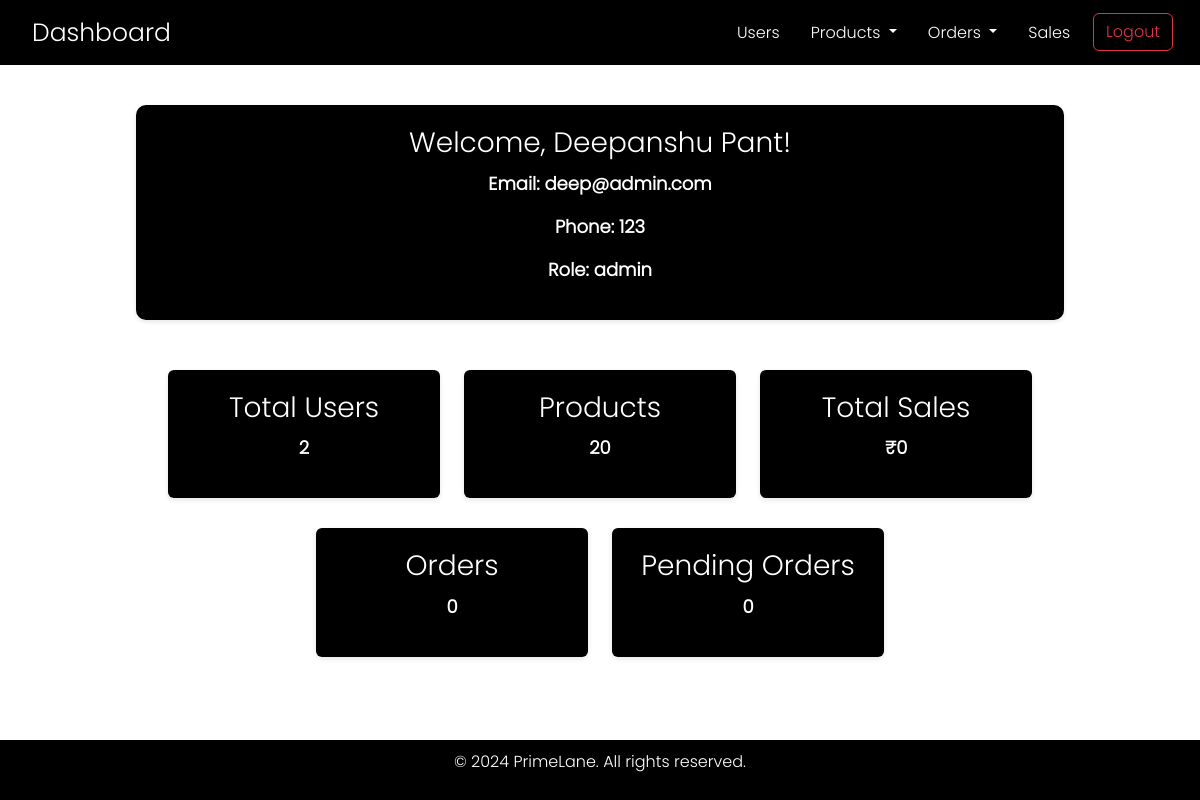
The app's page /admin/dashboard/ (signed in) with its own data.
### app/models.py (models this page shows, shortened)
class User(Base):
    __tablename__ = 'users'
    user_id = Column(Integer, primary_key=True, autoincrement=True)
    user_name = Column(String(100), nullable=False)
    user_email = Column(String(100), nullable=False, unique=True)
    user_password = Column(String(100), nullable=False)
    user_phone_number = Column(String(100), nullable=False)
    user_address = Column(String(200), default="")
    user_role = Column(String(50), default='user', nullable=False)
    created_at = Column(DateTime, default=get_ist_time)
    updated_at = Column(DateTime, default=get_ist_time, onupdate=get_ist_time)
    user_status = Column(String(50), default='active', nullable=False)
    orders = relationship('Order', back_populates='user')
    shopping_carts = relationship('ShoppingCart', back_populates='user')
    @property
    def password(self):
        raise ArithmeticError("Password is not a readable attribute")

### app/routes.py (the view)
@admin.route('/dashboard/')
@admin_required
@login_required
def dashboard():
    session_db = get_session()
    total_users = session_db.query(User).count()
    total_sales_query = session_db.query(
        (Product.product_price * OrderProduct.order_product_quantity)
    ).join(OrderProduct).join(Order).filter(Order.order_status == 'confirmed').all()
    total_sales = sum(price[0] for price in total_sales_query)
    total_products = session_db.query(Product).count()
    pending_orders = session_db.query(Order).filter(Order.order_status == 'pending').count()
    all_orders = session_db.query(Order).count()
    current_user = session_db.query(User).filter(User.user_id == session.get('user_id')).first()
    users = session_db.query(User).all()
    session_db.close()
    return render_template('admin/admin_dashboard.html', total_users=total_users, total_sales=total_sales, pending_orders=pending_orders, users=users,
                            current_user=current_user, total_products= total_products, sidebar_hidden=True, all_orders=all_orders)

### app/__init__.py (called while the page is built)
def create_app():
    app = Flask(__name__)
    app.config.from_object('config.Config')
    init_db()
    @app.before_request
    def before_request():
        g.rupee_symbol = '₹'
    mail.init_app(app)
    Migrate(app, engine)
    app.register_blueprint(main)
    app.register_blueprint(admin, url_prefix='/admin')
    app.register_blueprint(auth)
    Base.metadata.create_all(engine)
    app.config['SECRET_KEY'] = 'secret_key'
    return app

### app/routes.py (called while the page is built)
def login_required(f):
    @wraps(f)
    def decorated_function(*args, **kwargs):
        if 'user_id' not in session:
            return redirect(url_for('auth.login'))
        return f(*args, **kwargs)
    return decorated_function

def admin_required(f):
    @wraps(f)
    def decorated_function(*args, **kwargs):
        if 'user_id' not in session or session.get('role') != 'admin':
            return redirect(url_for('auth.login'))
        return f(*args, **kwargs)
    return decorated_function

### db/engine.py (called while the page is built)
def get_session():
    return Session()

### app/templates/admin/admin_dashboard.html (shortened to what this page needs)
{% extends 'admin/admin_base.html' %}
{% block content %}
<div class="centered-container">
    <div class="user-info">
        <div class="card">
            <h3>Welcome, {{ current_user.user_name }}!</h3>
            <p>Email: {{ current_user.user_email }}</p>
            <p>Phone: {{ current_user.user_phone_number }}</p>
            <p>Role: {{ current_user.user_role }}</p>
        </div>
    </div>
    <div class="row justify-content-center rowDashboard">
        <div class="col-12 col-sm-6 col-md-4 col-lg-3 d-flex justify-content-center">
            <a href="{{ url_for('admin.users_page') }}" class="cardA">
                <div class="card custom-card">
                    <h3>Total Users</h3>
                    <p>{{ total_users }}</p>
                </div>
            </a>
        </div>
        <div class="col-12 col-sm-6 col-md-4 col-lg-3 d-flex justify-content-center">
            <a href="{{ url_for('admin.products') }}" class="cardA">
                <div class="card custom-card">
                    <h3>Products</h3>
                    <p>{{ total_products }}</p>
                </div>
            </a>
        </div>
        <div class="col-12 col-sm-6 col-md-4 col-lg-3 d-flex justify-content-center">
            <a href="{{ url_for('admin.sales_page') }}" class="cardA">
                <div class="card custom-card">
                    <h3>Total Sales</h3>
                    <p>₹{{ total_sales }}</p>
                </div>
            </a>
        </div>
    </div>
    <div class="row justify-content-center rowDashboard">
        <div class="col-12 col-sm-6 col-md-4 col-lg-3 d-flex justify-content-center">
            <a href="{{ url_for('admin.all_orders_page') }}" class="cardA">
                <div class="card custom-card">
                    <h3>Orders</h3>
                    <p>{{ all_orders }}</p>
                </div>
            </a>
        </div>
        <div class="col-12 col-sm-6 col-md-4 col-lg-3 d-flex justify-content-center">
            <a href="{{ url_for('admin.pending_orders_page') }}" class="cardA">
                <div class="card custom-card">
                    <h3>Pending Orders</h3>
                    <p>{{ pending_orders }}</p>
                </div>
            </a>
        </div>
    </div>
</div>
{% endblock %}

### app/static/css/admin.css (style rules this page uses)
*, *::before, *::after { box-sizing: border-box; font-family: poppins; font-size: 16px; text-decoration: none !important; }
a { text-decoration: none !important; font-size: 16px; }
body { display: flex; flex-direction: column; min-height: 100vh; margin: 0; overflow-x: hidden; }
body { margin-top: 60px; }
.card { background-color: #000000 !important; padding: 20px; border-radius: 10px; box-shadow: 0 2px 5px rgba(0, 0, 0, 0.1); margin-bottom: 20px; display: flex; flex-direction: column; justify-content: center; align-items: center; text-align: center; color: white !important; width: 80% !important; }
.custom-card { width: 100% !important; }
.cardA { width: 100% !important; }
.card h3 { margin-bottom: 10px; }
.card p { font-size: 18px; font-weight: bold; }
.rowDashboard { margin-bottom: 10px; }
.user-info { display: flex; justify-content: space-around; gap: 20px; margin-bottom: 30px; margin-top: 20px; }
.user-info .card { width: 100%; background-color: black; color: white; border-radius: 10px; }

### records on screen
User: user_name "Deepanshu Pant", user_email "deep@admin.com", user_phone_number "123", user_role "admin"

### other values on screen
{{ total_users }} "2"
{{ total_products }} "20"
{{ total_sales }} "0"
{{ all_orders }} "0"
{{ pending_orders }} "0"
